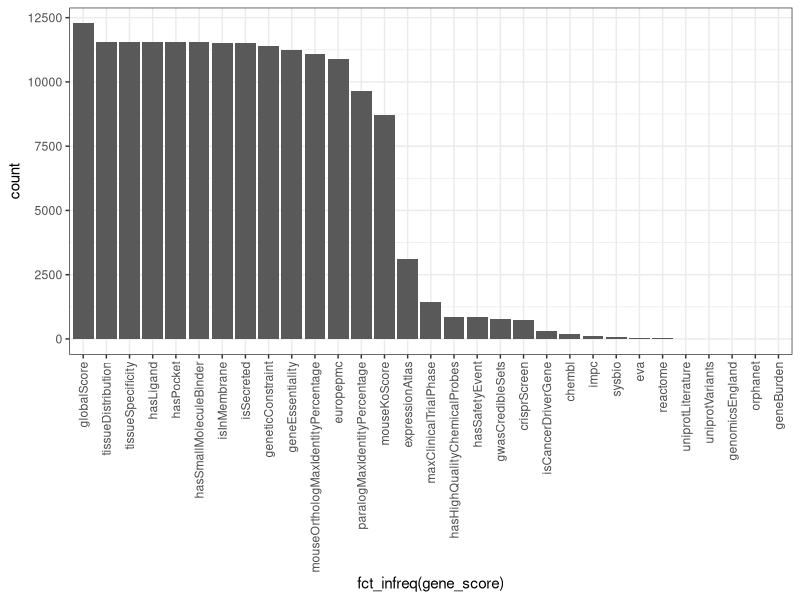
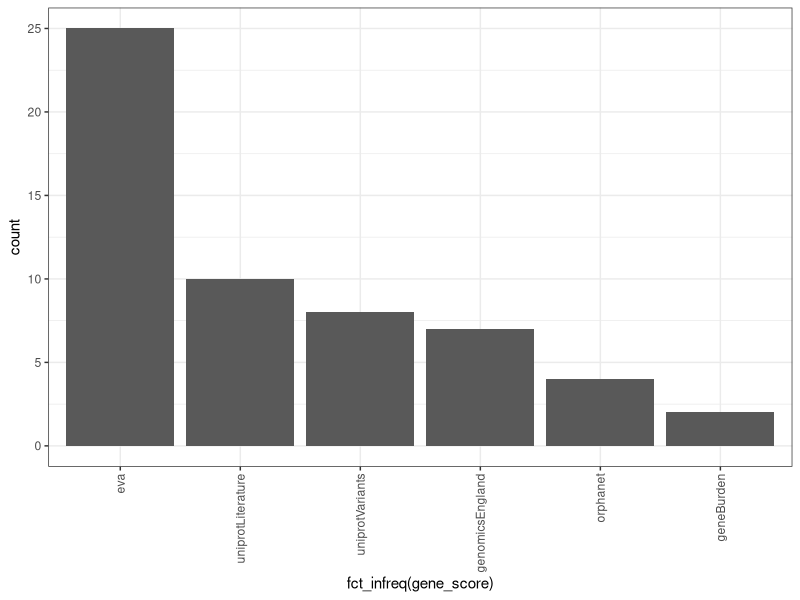
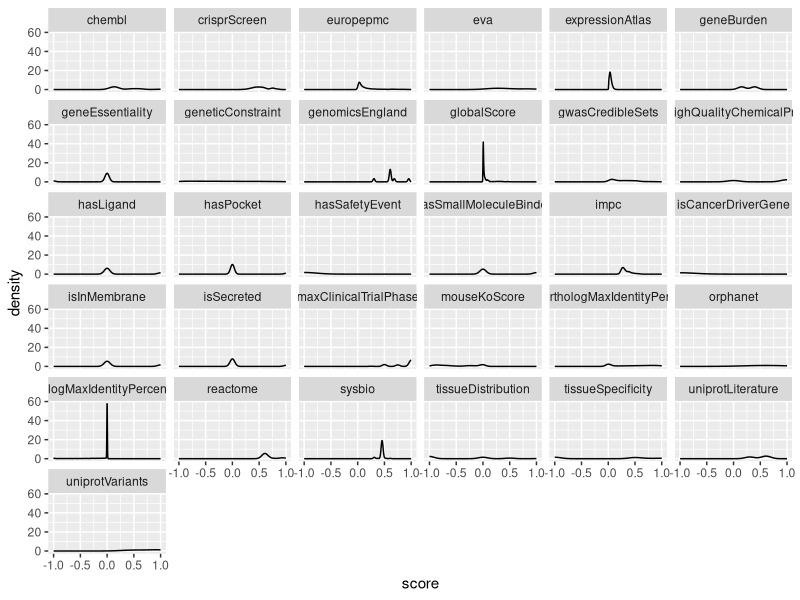
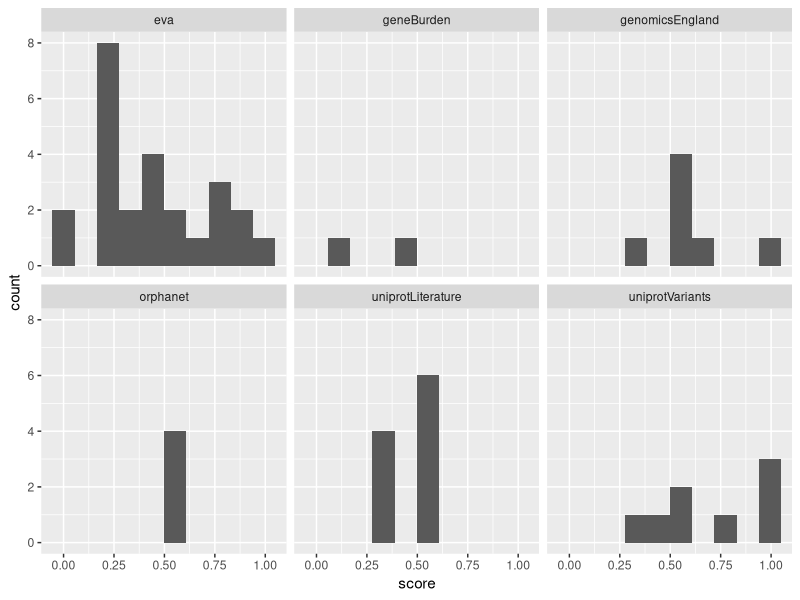

These figures' R source, in order:
## Louise Huuki-Myers, May 2025
## Reformat and examine OpenTargets data

library("tidyverse")
library("here")
library("sessioninfo")

#### Set up dirs ####
data_dir <- here("processed-data", "00_project_prep", "07_OpenTargets_AD_data")
if(!dir.exists(data_dir)) dir.create(data_dir, recursive = TRUE)

# plot_dir <- here("plots", "00_project_prep", "07_OpenTargets_AD_data")
# if(!dir.exists(plot_dir)) dir.create(plot_dir, recursive = TRUE)

#### load data ####
open_target_tb <- read_tsv(here("external-data", "OpenTargets", "OT-MONDO_0004975-associated-targets-5_21_2025-v25_03.tsv")) 

(gene_sets <- colnames(open_target_tb)[-1])
# [1] "globalScore"                        "gwasCredibleSets"                   "geneBurden"                        
# [4] "eva"                                "genomicsEngland"                    "gene2Phenotype"                    
# [7] "uniprotLiterature"                  "uniprotVariants"                    "orphanet"                          
# [10] "clingen"                            "cancerGeneCensus"                   "intogen"                           
# [13] "evaSomatic"                         "cancerBiomarkers"                   "chembl"                            
# [16] "crisprScreen"                       "crispr"                             "slapenrich"                        
# [19] "progeny"                            "reactome"                           "sysbio"                            
# [22] "europepmc"                          "expressionAtlas"                    "impc"                              
# [25] "maxClinicalTrialPhase"              "isInMembrane"                       "isSecreted"                        
# [28] "hasLigand"                          "hasSmallMoleculeBinder"             "hasPocket"                         
# [31] "mouseOrthologMaxIdentityPercentage" "hasHighQualityChemicalProbes"       "geneticConstraint"                 
# [34] "mouseKoScore"                       "geneEssentiality"                   "hasSafetyEvent"                    
# [37] "isCancerDriverGene"                 "paralogMaxIdentityPercentage"       "tissueSpecificity"                 
# [40] "tissueDistribution"

select_gene_sets <- c("geneBurden", "eva", "genomicsEngland", "gene2Phenotype","uniprotLiterature","uniprotVariants","orphanet","clingen")

open_target_tb <- open_target_tb |> mutate_at(gene_sets[-1], ~as.double(na_if(., "No data")))

summary(open_target_tb)

## eva = ClinVar (?)

open_target_tb |> filter(symbol %in% c("PSEN1", "APP", "PSEN2", "HFE"))

clin_var_genes <- open_target_tb |> 
    filter(!is.na(eva) & eva > 0) |> 
    select(symbol, eva) 

clin_var_genes |> arrange(-eva) |> print(n = 25)

write_csv(clin_var_genes, file = here(data_dir, "clin_var_genes.csv"))

## make long and examine scores
open_target_tb_long <- open_target_tb |> 
    pivot_longer(!symbol, names_to = "gene_score", values_to = "score") |> 
    filter(!is.na(score))

open_target_tb_long |> group_by(gene_score)  |> count() |> arrange(-n)

open_target_tb_long |> 
    group_by(gene_score) |> 
    filter(gene_score %in% select_gene_sets)  |> 
    count() |> 
    arrange(-n)

## output select sets
open_target_tb_long |> 
    filter(gene_score %in% select_gene_sets) |>
    write_csv(file = here(data_dir, "OpenTargets_select_scores.csv"))

## bar plot
open_target_tb_long |> 
    ggplot(aes(x = fct_infreq(gene_score))) +
    geom_bar()+
    theme_bw()+
    theme(axis.text.x = element_text(angle = 90, vjust = 0.5, hjust=1)) 

open_target_tb_long |> 
    filter(gene_score %in% select_gene_sets)  |> 
    ggplot(aes(x = fct_infreq(gene_score))) +
    geom_bar()+
    theme_bw()+
    theme(axis.text.x = element_text(angle = 90, vjust = 0.5, hjust=1)) 

## score density plot
open_target_tb_long |> 
    ggplot(aes(x = score)) + 
    geom_density() + 
    facet_wrap(~gene_score)

open_target_tb_long |> 
    filter(gene_score %in% select_gene_sets)  |> 
    ggplot(aes(x = score)) + 
    geom_histogram(bins = 10) + 
    facet_wrap(~gene_score)
